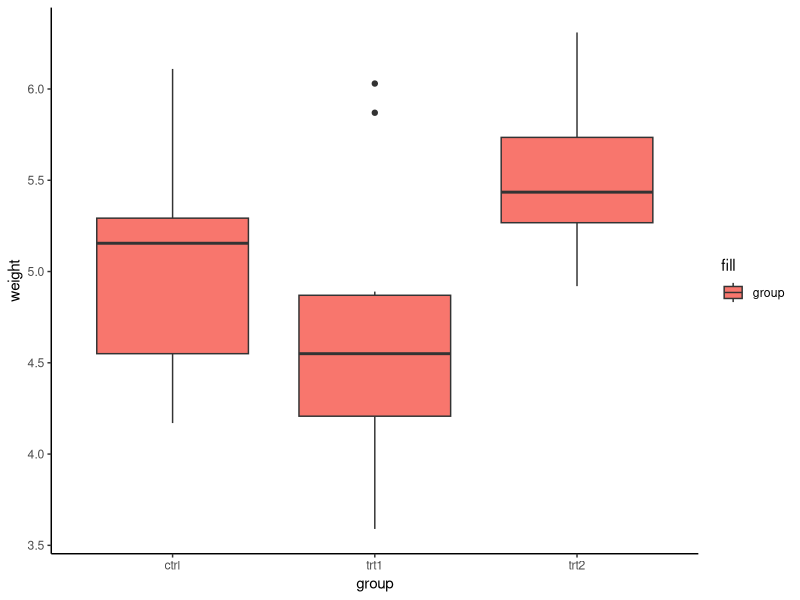
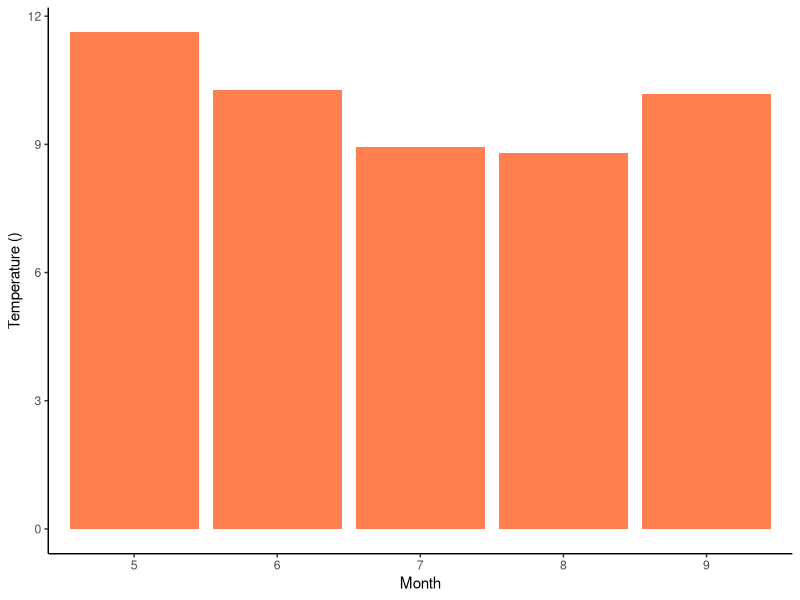

Generate these figures, in order, with R:
#Jabulile Leroko


library(tidyverse)
library(tidyr)
library(dplyr)
#1. Interested in the data PlantGrowth, load the built-in data as an R object
Growth <- PlantGrowth


#let me see the structure of the data
str(Growth) #Has 30 obs. of 2 variables, weight (num) and group(fctr)
summary(Growth)
                #What is it about dou?
?PlantGrowth

#Boxplot to see distribution 
ggplot(Growth, aes(x = group, y = weight)) +
  geom_boxplot(aes(fill = "group")) +theme_classic()

#From the boxplot, it looks like group trt1 is not normally distributed

#Test for normality and homoscedasticity
two_assum <- function(x) {
  x_var <- var(x)
  x_norm <- as.numeric(shapiro.test(x)[2])
  result <- c(x_var, x_norm)
  return(result)
}

Growth %>% 
  group_by(group) %>% 
  summarise(group_var = two_assum(weight)[1],
            group_norm = two_assum(weight)[2])
#group trt1 is not similar to group trt2, group ctr1 is similar to both trt1 and trt2
#Only group trt1 is not normally distributed 

#In my hypothesis testing, I will just deal with the normally distributed and homogenous groups

#H0: group ctrl is not differnt to trt2

?PlantGrowth
#T-test:
t.test(weight ~ group, data = Growth %>% filter(group == c("ctrl", "trt2"),
                                                var.equal = TRUE))

#P-value< 0.07667, not significant to reject Null hypothesis
#Therefore, the two groups are not different from each other

#2. airquality
aq <- airquality
summary(aq)
str(aq)


grp_stat <- aq %>%
  group_by(Month, Temp, Wind) %>% 
  summarise(mean_Wind = round(mean(Wind, na.rm = TRUE), 2),
            med_Wind = median(Wind, na.rm = TRUE),
            sd_Wind = round(sd(Wind, na.rm = TRUE), 2),
            sum_Wind = sum(Wind),
            min_Wind = min(Wind),
            qrt1_Wind = quantile(Wind, p = 0.25),
            med_Wind = median(Wind),
            qrt3_Wind = median(Wind, p = 0.75),
            max_Wind = max(Wind),
            n_Wind = n())
grp_stat

#Want to plot something to see distribution
data_histogram <- aq %>%
  mutate(Month = factor(Month)) %>%
  group_by(Month) %>%
  summarize(mean_Wind = round(mean(Wind), 2))
ggplot(data_histogram, aes(x = Month, y = mean_Wind)) +
  geom_bar(fill = "coral", stat = "identity") +
  labs(y = "Temperature ()") + 
  theme_classic()


#H0: Wind strength means of all months are equal, meaning wind strength does not change
#HA: Wind strength means of all months are not equal, wind strength changes

#Tests of normality and homogeneousity
two_assum <- function(x) {
  x_var <- var(x)
  x_norm <- as.numeric(shapiro.test(x)[2])
  result <- c(x_var, x_norm)
  return(result)
}

aq %>% 
  group_by(Month) %>% 
  summarise(group_var = two_assum(Wind)[1],
            group_norm = two_assum(Wind)[2])
#From the above tests, all the samples are normally distributed as p>0.05,...
#and the samples are similar to each other because no sample has var 4x> than the other

#ANOVA
aov1 <- aov(Wind~Month, data = aq)
summary(aov1)
#p-value <0.0275, there is significant evidence to reject the null hypothesis
#therefore, wind strength changes by month

#Descriptive stats

#How to calc sample size... use unique()
# first load the tidyverse packages that has the pipe operator, %>% >loaded already

chicks <- as_tibble(ChickWeight)
nrow(chicks) #nrow doesn't give the sample size, rows are observations and here
#...there are multiple obs. for each individ

unique(chicks$Chick)
#There are 50 unique chickens that were sampled
#So, sample size = 50

#So, note the difference b/w nrow() and unique(chicks$Chick)

#We can summarise the final mass of the chicken weights
#In a normally distributed pop., the mean would beat the centre of the 
#...observations and equal to the median
#mean = sum of all x/n

#Calc mean of chick weights that made it to day20

chicks %>% filter(Time == "20") %>%
  group_by(Diet) %>%
  summarise(mean_weight = mean(weight),
            med_weight = median(weight),
            sd_weight = sd(weight))

chicks %>% filter(Time == "20") %>%
  group_by(Diet) %>%
  summarise(med_weight = median(weight))

library(e1071)
kurtosis(chicks$weight)
#leptokurtic

#Now how much is the spread of the data from the mean

chicks %>% filter(Time == "20") %>%
  group_by(Diet) %>%
  summarise(sd_weight = sd(weight))

#Quantiles
chicks %>% filter(Time == "20") %>% 
  group_by(Diet) %>% 
  summarise(min_wt = min(weight),
            qrt1_wt = quantile(weight, p = 0.25),
            med_wt = median(weight),
            qrt3_wt = median(weight, p = 0.75),
            max_wt = max(weight))
#to find min and max (range)
range(chicks$weight)
#Or
chicks %>% 
  summarise(lower_wt = range(weight)[1],
            upper_wt = range(weight)[2])

#Missing values
dat1 <- c(NA, 12, 76, 34, 23)

# Without telling R to ommit missing data
mean(dat1)
# Ommitting the missing data
mean(dat1, na.rm = TRUE)

#H0: Doet has no effect on chicks weight
#HA: Diet has effect on the weight of chicks
#Check normality and homoscedasticity of the chicks weight at time 20
chicks %>% filter(Time == "20") %>%
  group_by(Diet) %>% 
  summarise(weight_var = two_assum(weight)[1],
            weight_norm = two_assum(weight)[2])
#All samples have p>0.05, therefore, normally distributed
#No sample has var 4x> than the other, therefore, samples are similar

#ANOVA
aov1 <- aov(weight~Diet, data = chicks)
summary(aov1)
#p< 6.43e-7, statistically significant to reject the null hypthesis
#Chick weight is affected by diet.